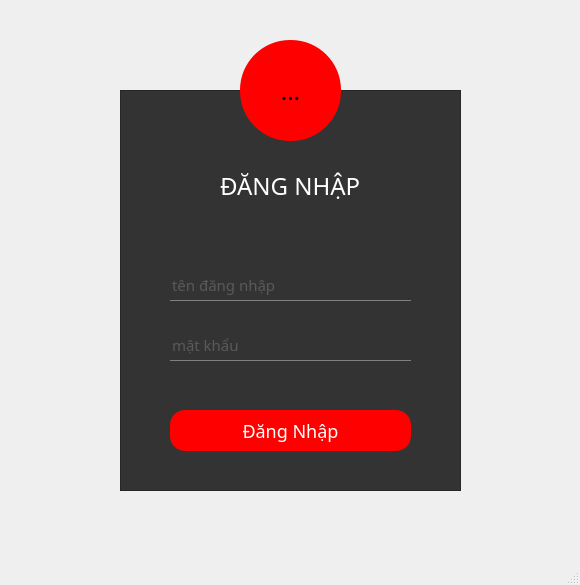
<?xml version="1.0" encoding="UTF-8"?>
<ui version="4.0">
 <class>Form</class>
 <widget class="QMainWindow" name="Form">
  <property name="geometry">
   <rect>
    <x>0</x>
    <y>0</y>
    <width>580</width>
    <height>585</height>
   </rect>
  </property>
  <property name="windowTitle">
   <string>MainWindow</string>
  </property>
  <property name="styleSheet">
   <string notr="true">
*{
font-family: Century Gothic;
 font-size: 24px;
}
QFrame{
background-color: rgb(51, 51, 51);
}
QMainWindow{

}
QToolButton{
   border-radius: 50px ;
   background-color: red;
}
QPushButton{
   border-radius: 60px ;
   background-color: red;
}
QLabel{
 color: white;
}
QPushButton{
   border-radius: 15px ;
   color: white;
font-size: 18px;
}

QPushButton:hover
{
   color: rgb(51, 51, 51);

  border-radius: 15px ;
 background-color:  white;
font-size: 18px;
  
}
QLineEdit{
border:none;
 color: gray;
border-bottom: 1px solid gray;
font-size: 15px;


}
</string>
  </property>
  <widget class="QWidget" name="centralwidget">
   <widget class="QFrame" name="frame">
    <property name="geometry">
     <rect>
      <x>120</x>
      <y>90</y>
      <width>341</width>
      <height>401</height>
     </rect>
    </property>
    <property name="styleSheet">
     <string notr="true">background-color: rgb(51, 51, 51);</string>
    </property>
    <property name="frameShape">
     <enum>QFrame::StyledPanel</enum>
    </property>
    <property name="frameShadow">
     <enum>QFrame::Raised</enum>
    </property>
    <widget class="QLabel" name="label">
     <property name="geometry">
      <rect>
       <x>100</x>
       <y>80</y>
       <width>151</width>
       <height>31</height>
      </rect>
     </property>
     <property name="styleSheet">
      <string notr="true"/>
     </property>
     <property name="text">
      <string>ĐĂNG NHẬP</string>
     </property>
    </widget>
    <widget class="QLineEdit" name="lineEdit">
     <property name="geometry">
      <rect>
       <x>50</x>
       <y>180</y>
       <width>241</width>
       <height>31</height>
      </rect>
     </property>
     <property name="inputMask">
      <string/>
     </property>
     <property name="text">
      <string/>
     </property>
     <property name="placeholderText">
      <string>tên đăng nhập</string>
     </property>
    </widget>
    <widget class="QLineEdit" name="lineEdit_2">
     <property name="geometry">
      <rect>
       <x>50</x>
       <y>240</y>
       <width>241</width>
       <height>31</height>
      </rect>
     </property>
     <property name="text">
      <string/>
     </property>
     <property name="placeholderText">
      <string>mật khẩu</string>
     </property>
    </widget>
   </widget>
   <widget class="QToolButton" name="toolButton">
    <property name="geometry">
     <rect>
      <x>240</x>
      <y>40</y>
      <width>101</width>
      <height>101</height>
     </rect>
    </property>
    <property name="text">
     <string>...</string>
    </property>
    <property name="icon">
     <iconset>
      <normaloff>../../images/icon3.png</normaloff>../../images/icon3.png</iconset>
    </property>
    <property name="iconSize">
     <size>
      <width>50</width>
      <height>50</height>
     </size>
    </property>
   </widget>
   <widget class="QPushButton" name="btn_login">
    <property name="geometry">
     <rect>
      <x>170</x>
      <y>410</y>
      <width>241</width>
      <height>41</height>
     </rect>
    </property>
    <property name="text">
     <string>Đăng Nhập</string>
    </property>
   </widget>
  </widget>
  <widget class="QStatusBar" name="statusbar"/>
 </widget>
 <resources>
  <include location="../../images/icon4.qrc"/>
 </resources>
 <connections/>
</ui>
